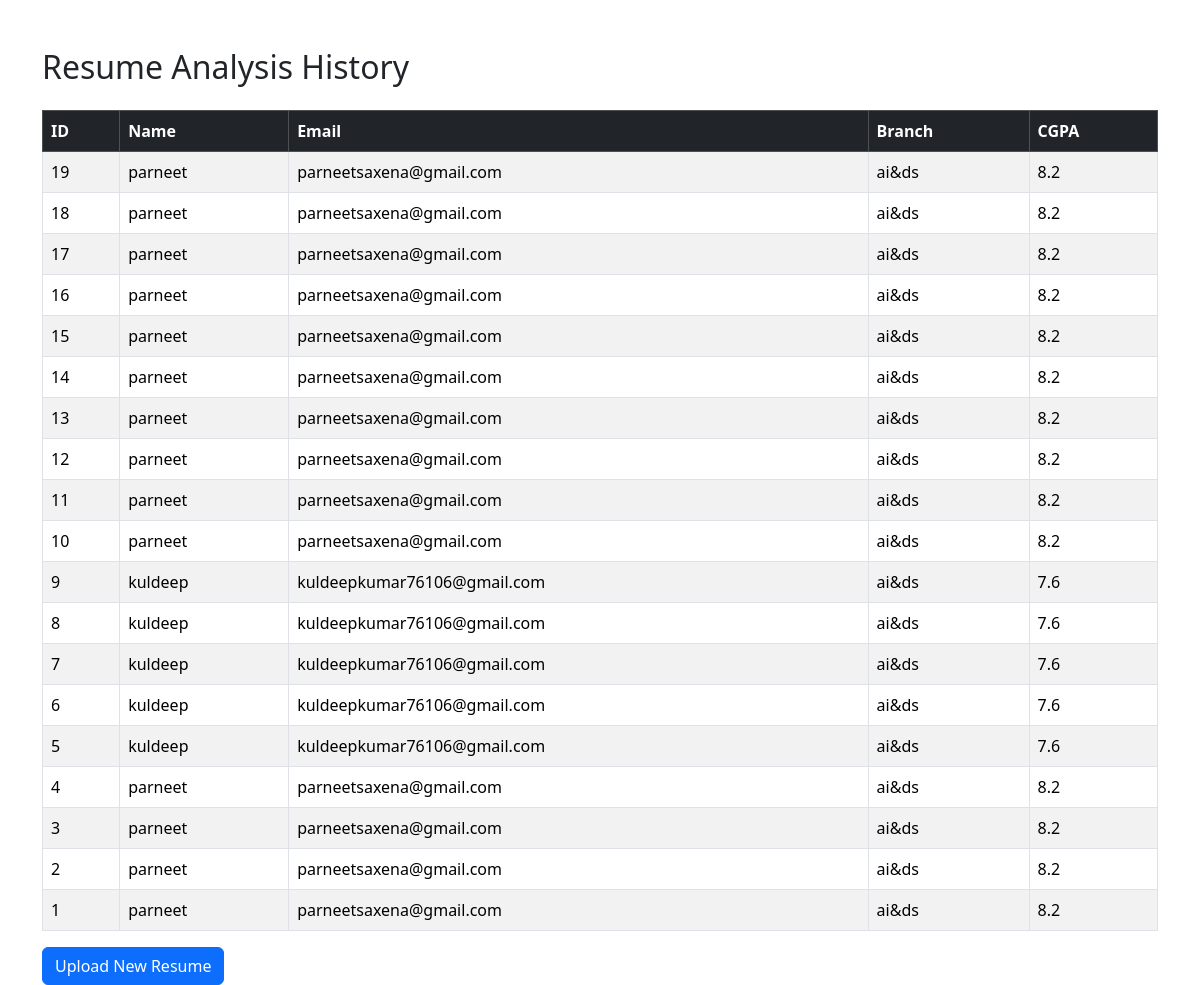
Page /history/ (signed in) on the committed database.
### engine/models.py (models this page shows)
class UserProfile(models.Model):
    user = models.ForeignKey(User, on_delete=models.CASCADE)
    name = models.CharField(max_length=100)
    email = models.EmailField()
    branch = models.CharField(max_length=100)
    cgpa = models.FloatField()
    resume = models.FileField(upload_to='resumes/')
    created_at = models.DateTimeField(auto_now_add=True)

### engine/views.py (the view)
# urls.py: path('history/', history, name='history'),
@login_required
def history(request):
    profiles = UserProfile.objects.filter(user=request.user).order_by('-id')
    return render(request, "history.html", {"profiles": profiles})

### engine/templates/history.html (shortened to what this page needs)
<!DOCTYPE html>
<html>
<head>
<link href="https://cdn.jsdelivr.net/npm/bootstrap@5.3.2/dist/css/bootstrap.min.css" rel="stylesheet">
</head>
<body>
<div class="container mt-5">
<h2 class="mb-4">Resume Analysis History</h2>
<table class="table table-bordered table-striped">
<thead class="table-dark">
<tr>
<th>ID</th>
<th>Name</th>
<th>Email</th>
<th>Branch</th>
<th>CGPA</th>
</tr>
</thead>
<tbody>
{% for p in profiles %}
<tr>
<td>{{ p.id }}</td>
<td>{{ p.name }}</td>
<td>{{ p.email }}</td>
<td>{{ p.branch }}</td>
<td>{{ p.cgpa }}</td>
</tr>
{% endfor %}
</tbody>
</table>
<a href="/" class="btn btn-primary">Upload New Resume</a>
</div>
</body>
</html>

### rows in the picture
UserProfile: id "19", name "parneet", email "parneetsaxena@gmail.com", branch "ai&ds", cgpa "8.2"
UserProfile: id "18", name "parneet", email "parneetsaxena@gmail.com", branch "ai&ds", cgpa "8.2"
UserProfile: id "17", name "parneet", email "parneetsaxena@gmail.com", branch "ai&ds", cgpa "8.2"
UserProfile: id "16", name "parneet", email "parneetsaxena@gmail.com", branch "ai&ds", cgpa "8.2"
UserProfile: id "15", name "parneet", email "parneetsaxena@gmail.com", branch "ai&ds", cgpa "8.2"
UserProfile: id "14", name "parneet", email "parneetsaxena@gmail.com", branch "ai&ds", cgpa "8.2"
UserProfile: id "13", name "parneet", email "parneetsaxena@gmail.com", branch "ai&ds", cgpa "8.2"
UserProfile: id "12", name "parneet", email "parneetsaxena@gmail.com", branch "ai&ds", cgpa "8.2"
UserProfile: id "11", name "parneet", email "parneetsaxena@gmail.com", branch "ai&ds", cgpa "8.2"
UserProfile: id "10", name "parneet", email "parneetsaxena@gmail.com", branch "ai&ds", cgpa "8.2"
UserProfile: id "9", name "kuldeep", email "kuldeepkumar76106@gmail.com", branch "ai&ds", cgpa "7.6"
UserProfile: id "8", name "kuldeep", email "kuldeepkumar76106@gmail.com", branch "ai&ds", cgpa "7.6"
UserProfile: id "7", name "kuldeep", email "kuldeepkumar76106@gmail.com", branch "ai&ds", cgpa "7.6"
UserProfile: id "6", name "kuldeep", email "kuldeepkumar76106@gmail.com", branch "ai&ds", cgpa "7.6"
UserProfile: id "5", name "kuldeep", email "kuldeepkumar76106@gmail.com", branch "ai&ds", cgpa "7.6"
UserProfile: id "4", name "parneet", email "parneetsaxena@gmail.com", branch "ai&ds", cgpa "8.2"
UserProfile: id "3", name "parneet", email "parneetsaxena@gmail.com", branch "ai&ds", cgpa "8.2"
UserProfile: id "2", name "parneet", email "parneetsaxena@gmail.com", branch "ai&ds", cgpa "8.2"
UserProfile: id "1", name "parneet", email "parneetsaxena@gmail.com", branch "ai&ds", cgpa "8.2"
